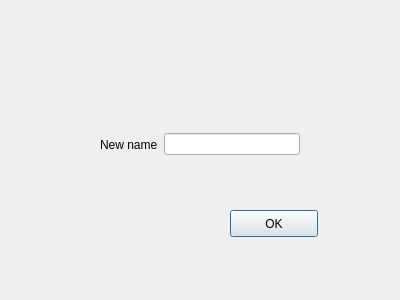
<?xml version="1.0" encoding="UTF-8"?>
<ui version="4.0">
 <class>cmenuname</class>
 <widget class="QDialog" name="cmenuname">
  <property name="geometry">
   <rect>
    <x>0</x>
    <y>0</y>
    <width>400</width>
    <height>300</height>
   </rect>
  </property>
  <property name="windowTitle">
   <string>Dialog</string>
  </property>
  <widget class="QPushButton" name="pushButton">
   <property name="geometry">
    <rect>
     <x>230</x>
     <y>210</y>
     <width>88</width>
     <height>27</height>
    </rect>
   </property>
   <property name="text">
    <string>OK</string>
   </property>
  </widget>
  <widget class="QWidget" name="">
   <property name="geometry">
    <rect>
     <x>100</x>
     <y>130</y>
     <width>200</width>
     <height>29</height>
    </rect>
   </property>
   <layout class="QHBoxLayout" name="horizontalLayout">
    <item>
     <widget class="QLabel" name="label">
      <property name="text">
       <string>New name</string>
      </property>
     </widget>
    </item>
    <item>
     <widget class="QLineEdit" name="lineEdit"/>
    </item>
   </layout>
  </widget>
 </widget>
 <resources/>
 <connections/>
</ui>
